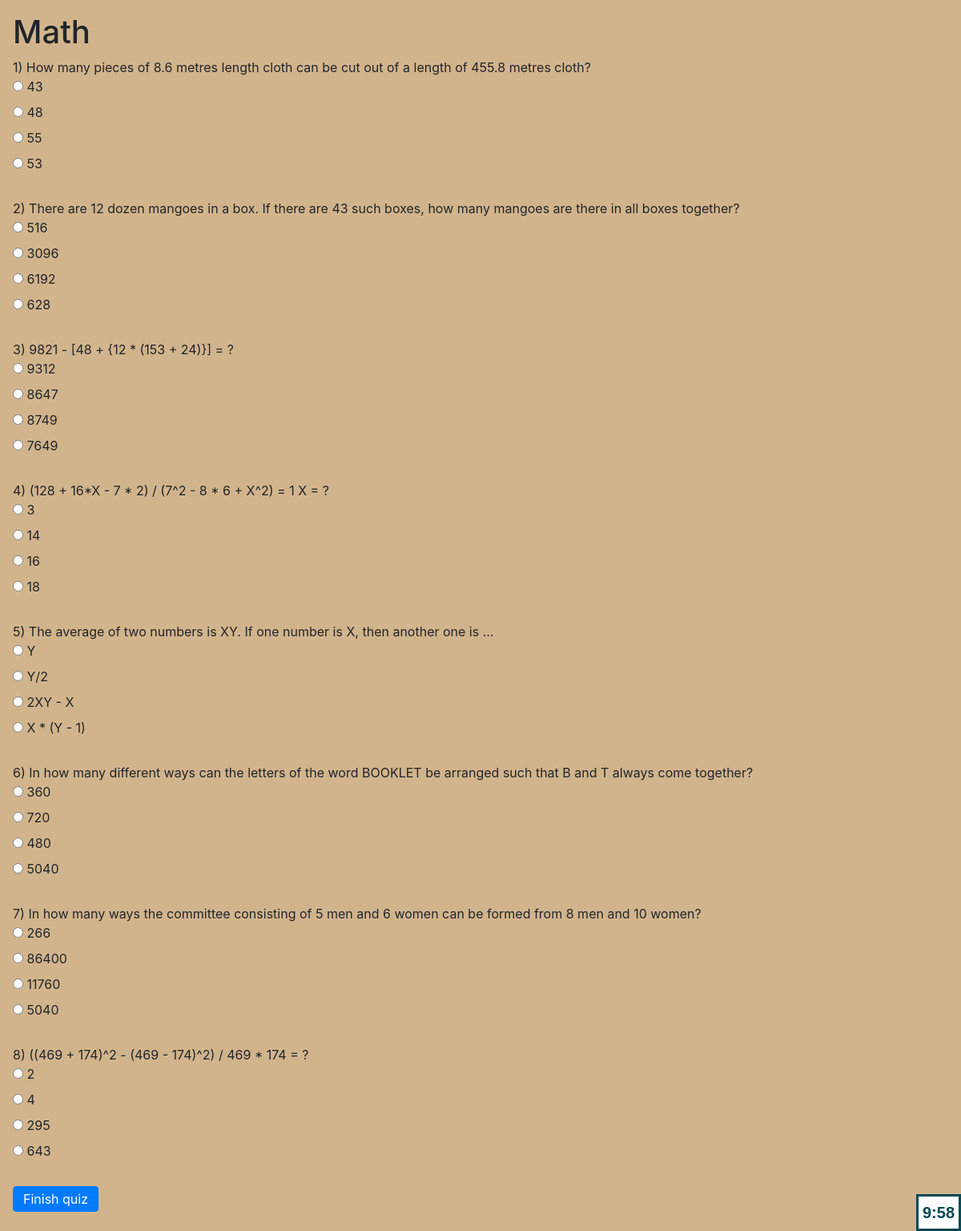
Screenshot of /math (signed in) with the database file from the repository.
### quizzer/models.py (models this page shows, shortened)
class Question(models.Model):
    subject = models.CharField(max_length=20)
    question = models.CharField(max_length=300)
    a = models.CharField(max_length=50)
    b = models.CharField(max_length=50)
    c = models.CharField(max_length=50)
    d = models.CharField(max_length=50)
    answer = models.CharField(max_length=50)

### quizzer/views.py (the view)
# urls.py: path("math", views.math, name="math"),
@login_required()
def math(request):
    randomList = random.sample(range(1, 31), 8)
    questions = Question.objects.filter(subject="math", id__in=randomList)
    questionNumbers = []
    for q in questions:
        questionNumbers.append(q.id)
    return render(request, "quizzer/singleGame.html", {
        "subject": "Math",
        "questions": questions,
        "questionNumbers": questionNumbers
    })

### quizzer/templates/quizzer/singleGame.html (shortened to what this page needs)
{% extends "quizzer/layout.html" %}
{% load static %}
{% block body %}
<h1>{{ subject }}</h1>
<main>
    <form action="{% url 'singleResult' %}" method="POST">
        <section>
            1) {{ questions.0.question }}<br>
            <input id="11" type="radio" name="1"  value="a"> <label class="question" for="11">{{ questions.0.a }}</label> <br>
            <input id="12" type="radio" name="1"  value="b"> <label class="question" for="12">{{ questions.0.b }}</label> <br>
            <input id="13" type="radio" name="1"  value="c"> <label class="question" for="13">{{ questions.0.c }}</label> <br>
            <input id="14" type="radio" name="1"  value="d"> <label class="question" for="14">{{ questions.0.d }}</label> <br><br>
        </section>
        <section>
            2) {{ questions.1.question }}<br>
            <input id="21" type="radio" name="2" value="a"> <label class="question" for="21">{{ questions.1.a }}</label> <br>
            <input id="22" type="radio" name="2" value="b"> <label class="question" for="22">{{ questions.1.b }}</label> <br>
            <input id="23" type="radio" name="2" value="c"> <label class="question" for="23">{{ questions.1.c }}</label> <br>
            <input id="24" type="radio" name="2" value="d"> <label class="question" for="24">{{ questions.1.d }}</label> <br><br>
        </section>
        <section>
            3) {{ questions.2.question }}<br>
            <input id="31" type="radio" name="3" value="a"> <label class="question" for="31">{{ questions.2.a }}</label> <br>
            <input id="32" type="radio" name="3" value="b"> <label class="question" for="32">{{ questions.2.b }}</label> <br>
            <input id="33" type="radio" name="3" value="c"> <label class="question" for="33">{{ questions.2.c }}</label> <br>
            <input id="34" type="radio" name="3" value="d"> <label class="question" for="34">{{ questions.2.d }}</label> <br><br>
        </section>
        <section>
            4) {{ questions.3.question }}<br>
            <input id="41" type="radio" name="4" value="a"> <label class="question" for="41">{{ questions.3.a }}</label> <br>
            <input id="42" type="radio" name="4" value="b"> <label class="question" for="42">{{ questions.3.b }}</label> <br>
            <input id="43" type="radio" name="4" value="c"> <label class="question" for="43">{{ questions.3.c }}</label> <br>
            <input id="44" type="radio" name="4" value="d"> <label class="question" for="44">{{ questions.3.d }}</label> <br><br>
        </section>
        <section>
            5) {{ questions.4.question }}<br>
            <input id="51" type="radio" name="5" value="a"> <label class="question" for="51">{{ questions.4.a }}</label> <br>
            <input id="52" type="radio" name="5" value="b"> <label class="question" for="52">{{ questions.4.b }}</label> <br>
            <input id="53" type="radio" name="5" value="c"> <label class="question" for="53">{{ questions.4.c }}</label><br>
            <input id="54" type="radio" name="5" value="d"> <label class="question" for="54">{{ questions.4.d }}</label> <br><br>
        </section>
        <section>
            6) {{ questions.5.question }}<br>
            <input id="61" type="radio" name="6" value="a"> <label class="question" for="61">{{ questions.5.a }}</label> <br>
            <input id="62" type="radio" name="6" value="b"> <label class="question" for="62">{{ questions.5.b }}</label> <br>
            <input id="63" type="radio" name="6" value="c"> <label class="question" for="63">{{ questions.5.c }}</label> <br>
            <input id="64" type="radio" name="6" value="d"> <label class="question" for="64">{{ questions.5.d }}</label> <br><br>
        </section>
        <section>
            7) {{ questions.6.question }}<br>
            <input id="71" type="radio" name="7" value="a"> <label class="question" for="71">{{ questions.6.a }}</label> <br>
            <input id="72" type="radio" name="7" value="b"> <label class="question" for="72">{{ questions.6.b }}</label> <br>
            <input id="73" type="radio" name="7" value="c"> <label class="question" for="73">{{ questions.6.c }}</label> <br>
            <input id="74" type="radio" name="7" value="d"> <label class="question" for="74">{{ questions.6.d }}</label> <br><br>
        </section>
        <section>
            8) {{ questions.7.question }}<br>
            <input id="81" type="radio" name="8" value="a"> <label class="question" for="81">{{ questions.7.a }}</label> <br>
            <input id="82" type="radio" name="8" value="b"> <label class="question" for="82">{{ questions.7.b }}</label> <br>
            <input id="83" type="radio" name="8" value="c"> <label class="question" for="83">{{ questions.7.c }}</label> <br>
            <input id="84" type="radio" name="8" value="d"> <label class="question" for="84">{{ questions.7.d }}</label> <br><br>
        </section>
        <button id="submit" class="btn btn-primary" type="submit">Finish quiz</button>
    </form>
    <div id="countdown"></div>
</main>
{% endblock %}

### quizzer/templates/quizzer/layout.html (shortened to what this page needs)
{% load static %}
<!DOCTYPE html>
<html lang="en">
    <head>
        <link rel="stylesheet" href="https://stackpath.bootstrapcdn.com/bootstrap/4.4.1/css/bootstrap.min.css">
        <link href="{% static 'quizzer/styles.css' %}" rel="stylesheet">
    </head>
    <body>
        {% block body %}{% endblock %}
    </body>
</html>

### quizzer/static/quizzer/styles.css (style rules this page uses)
body { background-color: tan; padding: 1rem; }
.btn { height: 2rem; display: flex; flex-direction: column; justify-content: center; margin-bottom: 0.5rem; }
#countdown { border: 3px solid #004853; background: white; padding: 5px; color: #004853; font-family: Verdana, sans-serif, Arial; font-size: 20px; font-weight: bold; text-decoration: none; position: fixed; bottom: 0; right: 0; }

### rows the page displays
Question: question "How many pieces of 8.6 metres length cloth can be cut out of a length of 455.8 metres cloth?", a "43", b "48", c "55", d "53"
Question: question "There are 12 dozen mangoes in a box. If there are 43 such boxes, how many mangoes are there in all boxes together?", a "516", b "3096", c "6192", d "628"
Question: question "9821 - [48 + {12 * (153 + 24)}] = ?", a "9312", b "8647", c "8749", d "7649"
Question: question "(128 + 16*X - 7 * 2) / (7^2 - 8 * 6 + X^2) = 1 X = ?", a "3", b "14", c "16", d "18"
Question: question "The average of two numbers is XY. If one number is X, then another one is ...", a "Y", b "Y/2", c "2XY - X", d "X * (Y - 1)"
Question: question "In how many different ways can the letters of the word BOOKLET be arranged such that B and T always come together?", a "360", b "720", c "480", d "5040"
Question: question "In how many ways the committee consisting of 5 men and 6 women can be formed from 8 men and 10 women?", a "266", b "86400", c "11760", d "5040"
Question: question "((469 + 174)^2 - (469 - 174)^2) / 469 * 174 = ?", a "2", b "4", c "295", d "643"

### other values shown
{{ subject }} "Math"
